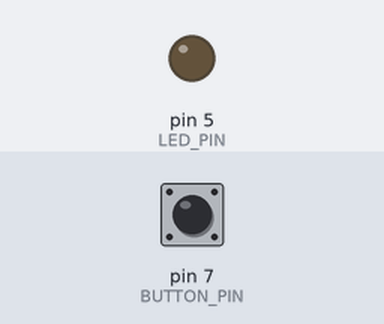
Simulated run of this sketch. Board: Arduino Uno, built with avr-gcc and run on an emulated ATmega328P. Parts: output pins drawn as LEDs (lit = HIGH). The inputs (shaded band) are chosen by the test bench; at power-on: pin 7 (BUTTON_PIN) HIGH.

Above: at 1.2 s.
1.3 s: pin 7 (BUTTON_PIN) pulled LOW for 0.15 s
At 1.37 s:
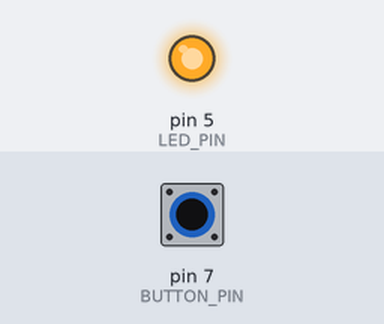
2.9 s: pin 7 (BUTTON_PIN) pulled LOW for 3.2 s
At 6.7 s:
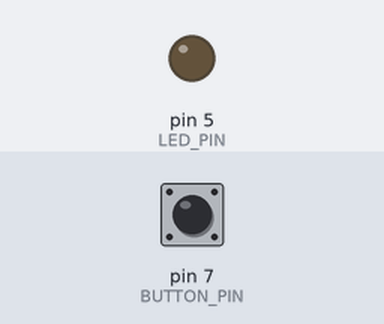
Timing chart, 0 to 8.2 s (numbered marks = the images above; inputs shaded):
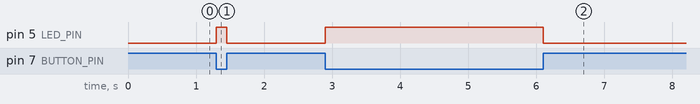

Measured:
- after the input at 1.3 s, pin 5 (LED_PIN): LOW → HIGH at once, → LOW 0.15 s later
- after the input at 2.9 s, pin 5 (LED_PIN): LOW → HIGH at once, → LOW 3.2 s later

The sketch:

opdracht-2b.ino
```cpp
#define BUTTON_PIN 7
#define LED_PIN 5

void setup() {
  pinMode(BUTTON_PIN, INPUT_PULLUP);
  pinMode(LED_PIN, OUTPUT);
}

void loop() {
  if (digitalRead(BUTTON_PIN) == HIGH) {
    digitalWrite(LED_PIN, LOW);
  } else {
    digitalWrite(LED_PIN, HIGH);
  }
}
```
